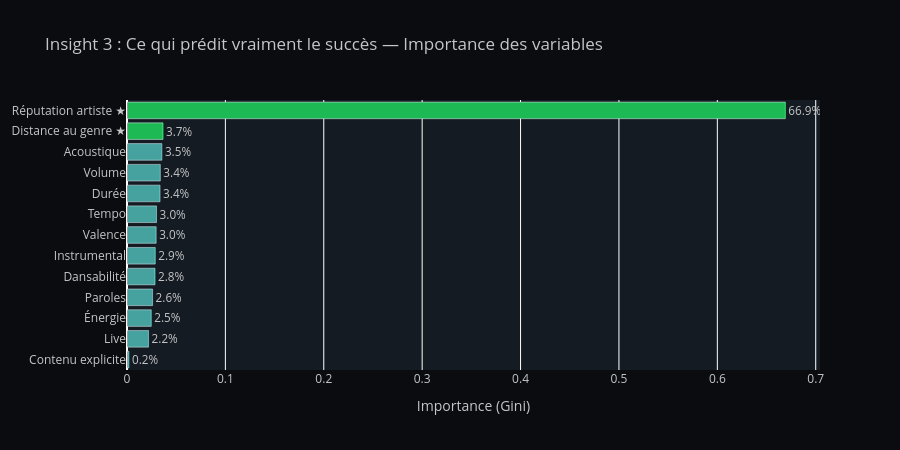

Notebook source saved alongside this figure:
### Code cell
# ── GRAPHIQUE 3 : Importance des features du modèle unifié ──────────────────
if model_loaded:
    MODEL_LABELS = {
        'artist_reputation': 'Réputation artiste ★',
        'genre_distance':    'Distance au genre ★',
        'duration_min':      'Durée',
        'explicit_int':      'Contenu explicite',
        'danceability':      'Dansabilité',
        'energy':            'Énergie',
        'loudness':          'Volume',
        'speechiness':       'Paroles',
        'acousticness':      'Acoustique',
        'instrumentalness':  'Instrumental',
        'liveness':          'Live',
        'valence':           'Valence',
        'tempo':             'Tempo',
    }
    imp = pd.DataFrame({
        'feature':    [MODEL_LABELS.get(f, f) for f in MODEL_FEATURES],
        'importance': rf.feature_importances_
    }).sort_values('importance', ascending=True)

    fig3 = go.Figure(go.Bar(
        x=imp['importance'], y=imp['feature'], orientation='h',
        marker_color=['#1DB954' if '★' in f else '#45a29e' for f in imp['feature']],
        text=(imp['importance']*100).round(1).astype(str) + '%',
        textposition='outside'
    ))
    fig3.update_layout(
        title="Insight 3 : Ce qui prédit vraiment le succès — Importance des variables",
        height=450, paper_bgcolor='#0b0c10', plot_bgcolor='#141b22',
        font_color='#c5c6c7', xaxis_title="Importance (Gini)", showlegend=False
    )
    fig3.show()
else:
    print("Modèle non disponible pour ce graphique")

### Figure 1 — Plotly figure (JSON) as saved in the notebook; plotly's stock layout.template omitted (floating-point values rounded to 4 significant figures)
{"data": [{"marker": {"color": ["#45a29e", "#45a29e", "#45a29e", "#45a29e", "#45a29e", "#45a29e", "#45a29e", "#45a29e", "#45a29e", "#45a29e", "#45a29e", "#1DB954", "#1DB954"]}, "orientation": "h", "text": ["0.2%", "2.2%", "2.5%", "2.6%", "2.8%", "2.9%", "3.0%", "3.0%", "3.4%", "3.4%", "3.5%", "3.7%", "66.9%"], "textposition": "outside", "type": "bar", "x": [0.001953, 0.02191, 0.02465, 0.026, 0.02847, 0.02872, 0.02963, 0.03003, 0.03359, 0.03386, 0.03546, 0.03661, 0.6691], "y": ["Contenu explicite", "Live", "Énergie", "Paroles", "Dansabilité", "Instrumental", "Valence", "Tempo", "Durée", "Volume", "Acoustique", "Distance au genre ★", "Réputation artiste ★"]}], "layout": {"font": {"color": "#c5c6c7"}, "height": 450, "paper_bgcolor": "#0b0c10", "plot_bgcolor": "#141b22", "showlegend": false, "title": {"text": "Insight 3 : Ce qui prédit vraiment le succès — Importance des variables"}, "xaxis": {"title": {"text": "Importance (Gini)"}}}}
